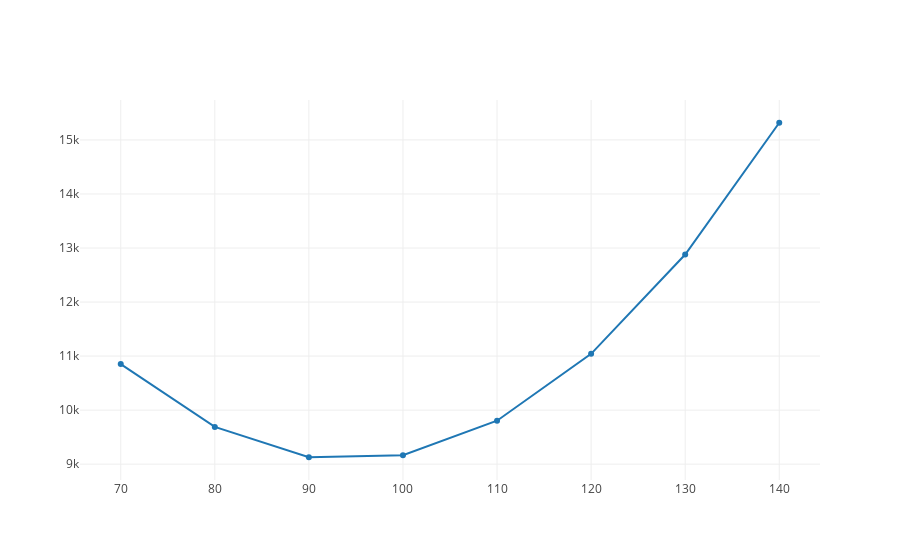

Notebook code cell kept with this figure:
### Markdown cell above
And we when we just changed one variable of our regression line, $m$ or $b$, our cost function looked like a curve.

### Code cell
import plotly
from plotly.offline import init_notebook_mode, iplot
from graph import m_b_trace, trace_values, plot
init_notebook_mode(connected=True)
b_values = list(range(70, 150, 10))
rss = [10852, 9690, 9128, 9166, 9804, 11042, 12880, 15318]
cost_curve_trace = trace_values(b_values, rss, mode="line", name = 'RSS with changes to y-intercept')
plot([cost_curve_trace])

### Figure 1 — Plotly figure (JSON) as saved in the notebook; plotly's stock layout.template omitted (floating-point values rounded to 4 significant figures)
{"data": [{"mode": "line", "name": "RSS with changes to y-intercept", "text": [], "x": [70, 80, 90, 100, 110, 120, 130, 140], "y": [10852, 9690, 9128, 9166, 9804, 11042, 12880, 15318]}], "layout": {}}
